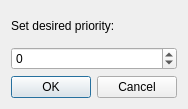
<?xml version="1.0" encoding="UTF-8"?>
<ui version="4.0">
 <class>PriorityWidget</class>
 <widget class="QDialog" name="PriorityWidget">
  <property name="geometry">
   <rect>
    <x>0</x>
    <y>0</y>
    <width>176</width>
    <height>109</height>
   </rect>
  </property>
  <property name="windowTitle">
   <string>Dialog</string>
  </property>
  <layout class="QGridLayout" name="gridLayout">
   <item row="0" column="0">
    <widget class="QLabel" name="label">
     <property name="text">
      <string>Set desired priority:</string>
     </property>
    </widget>
   </item>
   <item row="1" column="0">
    <widget class="QSpinBox" name="spinBox">
     <property name="minimum">
      <number>-20</number>
     </property>
     <property name="maximum">
      <number>19</number>
     </property>
    </widget>
   </item>
   <item row="2" column="0">
    <widget class="QDialogButtonBox" name="buttonBox">
     <property name="orientation">
      <enum>Qt::Horizontal</enum>
     </property>
     <property name="standardButtons">
      <set>QDialogButtonBox::Cancel|QDialogButtonBox::Ok</set>
     </property>
    </widget>
   </item>
  </layout>
 </widget>
 <resources/>
 <connections>
  <connection>
   <sender>buttonBox</sender>
   <signal>accepted()</signal>
   <receiver>PriorityWidget</receiver>
   <slot>accept()</slot>
   <hints>
    <hint type="sourcelabel">
     <x>248</x>
     <y>254</y>
    </hint>
    <hint type="destinationlabel">
     <x>157</x>
     <y>274</y>
    </hint>
   </hints>
  </connection>
  <connection>
   <sender>buttonBox</sender>
   <signal>rejected()</signal>
   <receiver>PriorityWidget</receiver>
   <slot>reject()</slot>
   <hints>
    <hint type="sourcelabel">
     <x>316</x>
     <y>260</y>
    </hint>
    <hint type="destinationlabel">
     <x>286</x>
     <y>274</y>
    </hint>
   </hints>
  </connection>
 </connections>
</ui>
